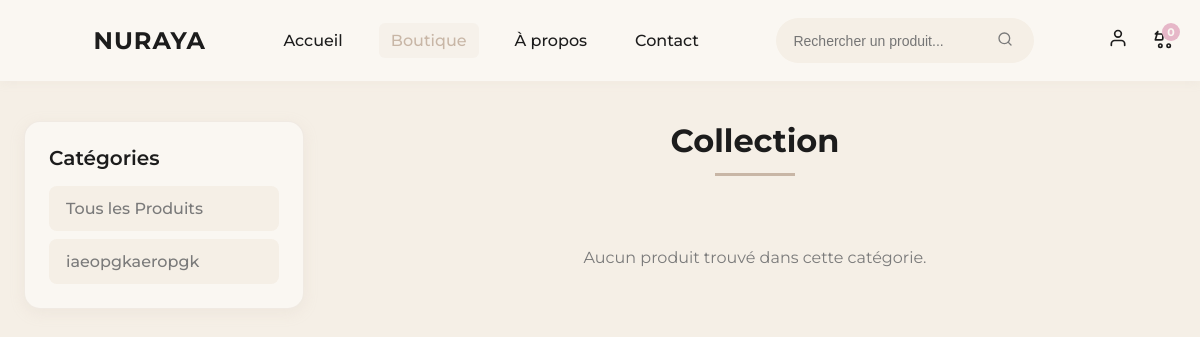
The app's page /shop.php?category=accessoires, older data.
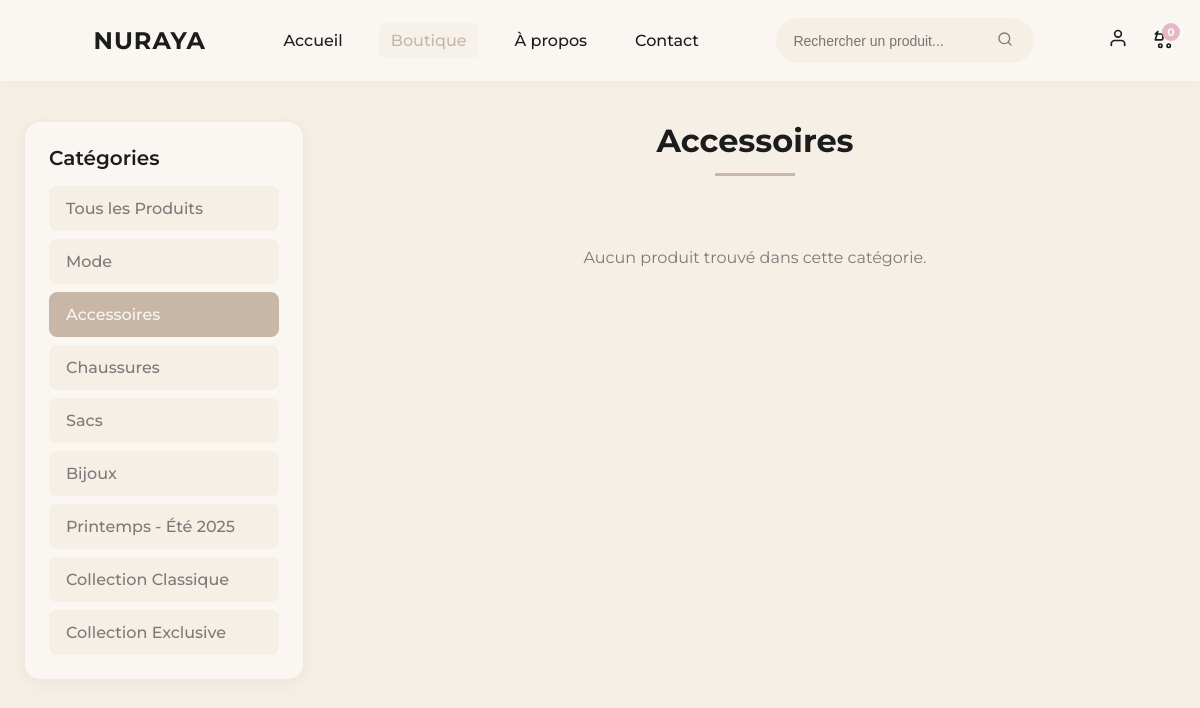
The same page, newer data.
### tables this page shows
CREATE TABLE `categories` (
  `category_id` int(11) NOT NULL,
  `name` varchar(100) NOT NULL,
  `slug` varchar(100) NOT NULL,
  `description` text DEFAULT NULL,
  `image_url` varchar(255) DEFAULT NULL,
  `is_active` tinyint(1) NOT NULL DEFAULT 1,
  `sort_order` int(11) NOT NULL DEFAULT 0,
  `created_at` timestamp NOT NULL DEFAULT current_timestamp(),
  `updated_at` timestamp NOT NULL DEFAULT current_timestamp() ON UPDATE current_timestamp()
);

### shop.php (the view, shortened to what this page needs)
<?php
include 'includes/functions.php';
$category_slug = isset($_GET['category']) ? $_GET['category'] : '';
$page = isset($_GET['page']) ? (int) $_GET['page'] : 1;
$limit = 12;
$offset = ($page - 1) * $limit;
$where_conditions = ["p.is_active = 1"];
if (!empty($category_slug)) {
    $category_slug = mysqli_real_escape_string($cnx, $category_slug);
    $where_conditions[] = "c.slug = '$category_slug'";
    $category_name_query = "SELECT name FROM categories WHERE slug = '$category_slug' LIMIT 1";
    $category_result = mysqli_query($cnx, $category_name_query);
    $category_data = mysqli_fetch_assoc($category_result);
    $category_name = $category_data ? $category_data['name'] : 'Collection';
} else {
    $category_name = "Tous les Produits";
}
$where_clause = "WHERE " . implode(" AND ", $where_conditions);
$user_id = isset($_SESSION['user_id']) ? (int)$_SESSION['user_id'] : 0;
$wishlist_select = $user_id > 0 ? ", (SELECT COUNT(*) FROM wishlist w WHERE w.product_id = p.product_id AND w.user_id = $user_id) as is_in_wishlist" : ", 0 as is_in_wishlist";
$query = "SELECT p.*, c.name as category_name, c.slug as category_slug $wishlist_select
            FROM products p
            LEFT JOIN categories c ON p.category_id = c.category_id
            $where_clause
            ORDER BY p.created_at DESC
            LIMIT $limit OFFSET $offset";
$result = mysqli_query($cnx, $query);
$categories_query = "SELECT * FROM categories WHERE is_active = 1 ORDER BY sort_order";
$categories_result = mysqli_query($cnx, $categories_query);
$i = 0;
?>
<!DOCTYPE html>
<html lang="fr">
<head>
    <link rel="stylesheet" href="https://cdnjs.cloudflare.com/ajax/libs/font-awesome/6.4.0/css/all.min.css">
</head>
<body>
    <header>
        <?php include 'templates/navbar_updated.php'; ?>
    <section class="featured-products">
        <div class="categories-filter">
            <h3>Catégories</h3>
            <div class="filter-list">
                <a href="shop.php" class="filter-item <?php echo empty($category_slug) ? 'active' : ''; ?>">
                    Tous les Produits
                </a>
                <?php while ($cat = mysqli_fetch_assoc($categories_result)): ?>
                <a href="shop.php?category=<?php echo $cat['slug']; ?>"
                    class="filter-item <?php echo $category_slug === $cat['slug'] ? 'active' : ''; ?>">
                    <?php echo htmlspecialchars($cat['name']); ?>
                </a>
                <?php endwhile; ?>
            </div>
        </div>
        <div class="products-section">
            <h2 class="section-title"><?php echo htmlspecialchars($category_name); ?></h2>
            <div class="products">
                <?php if (mysqli_num_rows($result) > 0): ?>
                <?php while ($t = mysqli_fetch_assoc($result)):
                        $i++;
                        ?>
                <a href="product.php?id=<?php echo $t['product_id']; ?>" class="product-card">
                    <button class="wishlist-btn <?php echo (isset($t['is_in_wishlist']) && $t['is_in_wishlist'] > 0) ? 'active' : ''; ?>"
                            onclick="toggleShopWishlist(event, <?php echo $t['product_id']; ?>)">
                        <i class="fas fa-heart"></i>
                    </button>
                    <div class="product-image">
                        <img src="<?php echo get_image_url($t['image_url'], 'Produit'); ?>"
                            alt="<?php echo htmlspecialchars($t['name']); ?>" loading="lazy"
                            style="width:100%;height:100%;object-fit:cover;">
                    </div>
                    <div class="product-info">
                        <h3 class="product-title"><?php echo htmlspecialchars($t['name']); ?></h3>
                        <div class="product-price">
                            <div>
                                <?php if ($t['compare_price'] && $t['compare_price'] > $t['price']): ?>
                                <span class="compare-price"><?php echo number_format($t['compare_price'], 3); ?>
                                    DT</span>
                                <?php endif; ?>
                                <span class="current-price"><?php echo number_format($t['price'], 3); ?> DT</span>
                            </div>
                            <button class="add-to-cart" data-product-id="<?php echo $t['product_id']; ?>"
                                data-id="<?php echo $i; ?>" data-name="<?php echo $t['name']; ?>"
                                data-price="<?php echo $t['price']; ?>" data-image="<?php echo $t['image_url']; ?>">
                                <i class="fas fa-plus"></i>
                            </button>
                        </div>
                    </div>
                </a>
                <?php endwhile; ?>
                <?php else: ?>
                <p style="text-align: center; color: var(--text-gray); grid-column: 1/-1; padding: 40px;">
                    Aucun produit trouvé dans cette catégorie.
                </p>
                <?php endif; ?>
            </div>
        </div>
    </section>
</body>
</html>

Row changes from the older to the newer data that the page shows:
removed categories: name "iaeopgkaeropgk"
added categories: name "Mode"
added categories: name "Accessoires", slug "accessoires" (drawn)
added categories: name "Chaussures"
added categories: name "Sacs"
added categories: name "Bijoux"
added categories: name "Printemps - Été 2025"
added categories: name "Collection Classique"
added categories: name "Collection Exclusive"
Text that changed along with them:
$category_name: "Collection" → (not shown)
